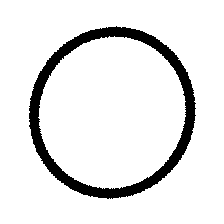
%> input picture imagens/test/circle/circle-test-0.png, 224 x 224 px; its folder holds only this picture in this run
$ octave alineaC.m   (GNU Octave 9; MATLAB toolbox functions it lacks are replaced by stand-ins)
%> lines starting %> are read from the running program, lines starting %| are printed output that depends on the picture; in (x1, y1, x2, y2) boxes, pixels count from 0 and x2, y2 are one past the last pixel; in counts of white or black regions, pixels touching at a corner belong together; the program's own positions count from 1
### process_images.m
function [input, size] = process_images(folder)
%> called with folder = 'imagens/test/*/*.png'

directory = dir(folder);
size = length(directory);

for i = 1 : length(directory)
    % Lê a imagem
    img = imread(append(directory(i).folder, "/", directory(i).name));
%> img is the input picture: size 224x224x3 uint8; 90.2% white; 1 black region, box (x1, y1, x2, y2) and area: (29, 26, 196, 199) 4922
    img = img(:,:,1);

    % Redimensiona a imagem para 32px por 32px
    img = imresize(img, [32, 32]);
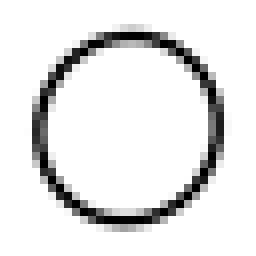
%> img: size 32x32 uint8 (shown 8 times larger); min 0, max 255, mean 229.2

    % Converte a imagem para uma matriz binária
    img = imbinarize(img);
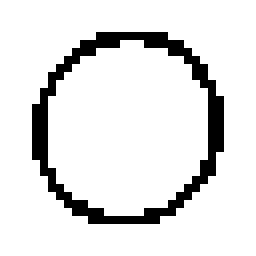
%> img: size 32x32 logical (shown 8 times larger); 89% white; black in thin lines or dots, all inside (x1, y1, x2, y2) = (4, 4, 28, 28)

    % Transforma a matriz numa coluna
    img = img(:);
%> img = 1024 logical values, 911 true

    % Adiciona a coluna aos dados
    input(:, i) = img;
end
%> pass 2 of the loop in process_images, `for i = 1 : length(directory)`:
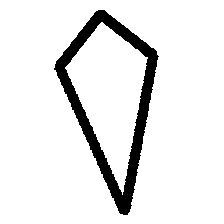
%> input picture imagens/test/kite/kite-test-0.png, 224 x 224 px
%> in process_images, img is the input picture: size 224x224x3 uint8; 90.9% white; 1 black region, box (x1, y1, x2, y2) and area: (54, 10, 159, 215) 4554
%> in process_images, `img = imresize(img, [32, 32]);`:
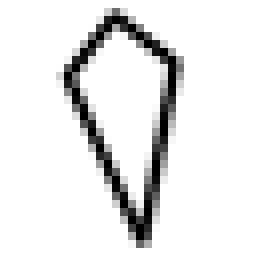
%> img: size 32x32 uint8 (shown 8 times larger); min 0, max 255, mean 231.4
%> in process_images, `img = imbinarize(img);`:
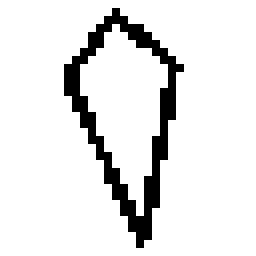
%> img: size 32x32 logical (shown 8 times larger); 90% white; black in thin lines or dots, all inside (x1, y1, x2, y2) = (8, 1, 23, 31)
%> in process_images, `img = img(:);`: img = 1024 logical values, 922 true

end

### gen_target.m
function [target] = gen_target(tamanho)

target = zeros(6, tamanho);
n = tamanho / 6;

linha = 1;

for i = 1 : tamanho
    target(linha, i) = 1;
    if rem(i, n) == 0
        linha = linha + 1;
    end
end

end

### alineaC.m
folder = "imagens/test/*/*.png";
[input, tamanho] = process_images(folder);
%> input = 1024 rows, first 12: [true true; true true; true true; true true; true true; true true; true true; true true; true true; true true; true true; true true]; tamanho = 2
target = gen_target(tamanho);
%> in gen_target, `n = tamanho / 6;`: n = 0.333
%> the loop in gen_target, `for i = 1 : tamanho` made 2 passes
%> linha on passes 1 to 2: 2, 3
%> after the loop in gen_target, `for i = 1 : tamanho`: target = [1 0; 0 1; 0 0; 0 0; 0 0; 0 0]
%> target = [1 0; 0 1; 0 0; 0 0; 0 0; 0 0]

accuracyFinalExemplos = 0;
nSim = 1;

for i=1 : nSim

    % load("best_nn_b.mat", "net");
    load("best_nn_c.mat", "net");
    % [net, tr] = train(net, input, target);
    %save("best_nn_c.mat", "net");

%> (the run ends here)
